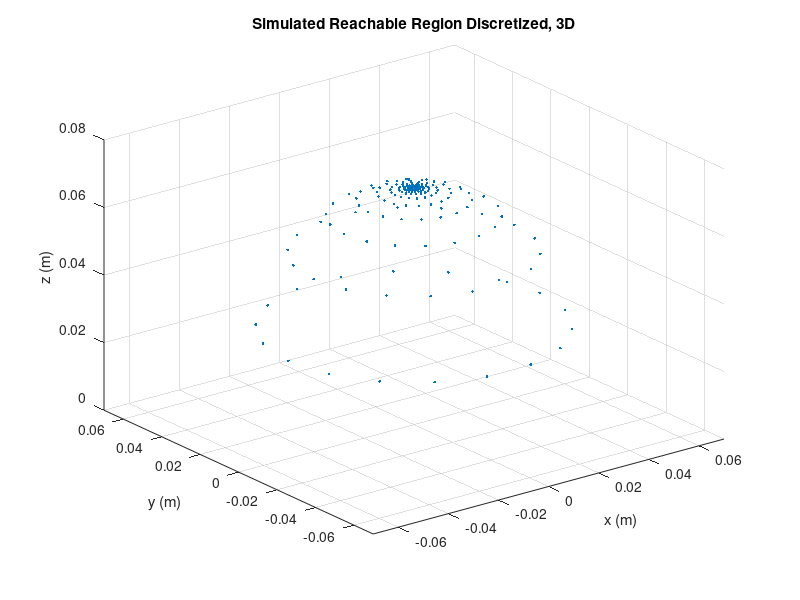

Here is the MATLAB script that generated this plot: (Note: this script raises an error after producing the figure.)
%Brook Leigh
%Simulation of 3D reachable area for one segment and find motor inputs and
%send them to arduino
clear

L = 70e-3; % (m) from spine architecture 
d = 4e-3;
disk_diameter = 15e-3; % (m) diameter of the disk
PWMrange = 500-100;
res = 10;

%These values give a turn angle (theta) and a bend amount (Rc)
minR = log10(3*L/(2*pi));
maxR = log10(2);
Rc = [logspace(minR,maxR,res) -logspace(maxR,minR,res)];

%2 alternative ways to get acceptable Rc values
% Rc = [linspace(3*L/(2*pi),2*L/pi,50) linspace(2*L/pi,.8,100) linspace(-.8,-2*L/pi,100) linspace(-2*L/pi,-3*L/(2*pi),50)]; 
% Rc = [linspace(3*L/(2*pi),2*L/pi,50) linspace(2*L/pi,.8,100)]; 

theta = linspace(0,pi,res);
phi = L./Rc;

%initiate state variable
x = zeros(3,length(theta)*length(Rc));
dl = zeros(4,length(theta)*length(Rc));

%for a given theta, an arc is defined along the range of possible bend
%radiuses which each give an (x,y,z) coordinate
l = length(Rc);
for i = 1:length(theta)
    x(1,((i-1)*l+1):i*l) = cos(theta(i))*Rc.*(1-cos(L./Rc));
    x(2,((i-1)*l+1):i*l) = sin(theta(i))*Rc.*(1-cos(L./Rc));
    x(3,((i-1)*l+1):i*l) = Rc.*sin(L./Rc);
    dl(1,((i-1)*l+1):i*l) = cos(theta(i)).*(phi.*(Rc-d)-L);
    dl(2,((i-1)*l+1):i*l) = cos(theta(i)).*(phi.*(Rc+d)-L);
    dl(3,((i-1)*l+1):i*l) = sin(theta(i)).*(phi.*(Rc-d)-L);
    dl(4,((i-1)*l+1):i*l) = sin(theta(i)).*(phi.*(Rc+d)-L);
end

%turn length change values into input values
u = ones(4,length(dl))*300;
dtheta = dl/(disk_diameter/2);
dPWM = dtheta*PWMrange/pi;
u = u+dPWM;

%plot result
figure(1)
plot3(x(1,:),x(2,:),x(3,:),'.')
grid on
title('Simulated Reachable Region Discretized, 3D')
xlabel('x (m)')
ylabel('y (m)')
zlabel('z (m)')
axis([-.07 .07 -.07 .07 0 .08])
%% 

%Establish serial connection
device = serialport("/dev/tty.usbmodem1301",115200)
flush(device);

%Enter motor values
motorvalue = [300 300 300 300];

%Write to device and read response
write(device,motorvalue,"uint16")
count = size(motorvalue);
response = read(device,count(2),"uint16")

%now do same for all u sets
for k = 1:length(u)
    motorvalue = u(:,k)
    k
    write(device,motorvalue,"uint16")
    count = size(motorvalue);
    response = read(device,count(1),"uint16")
    %w = waitforbuttonpress;
    pause(.5)
end

clear device